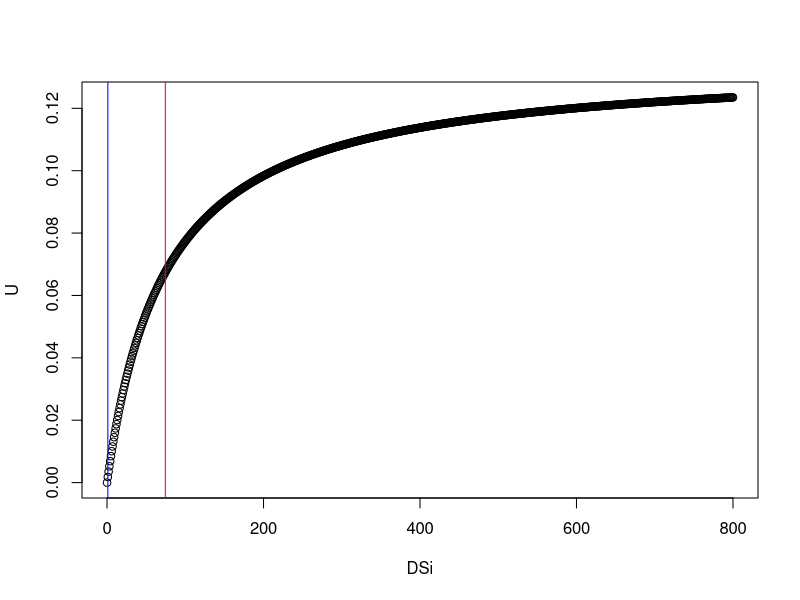

The R source for this figure:
# some tests for deltaSi scalar for heterotrophic growth

DSi <- 0:800 # in muM
Vmax <- 0.135
Km <- 74.5
U <- DSi * Vmax/(Km + DSi)
plot(DSi, U)
abline(v = Km, col = "red")

# environmental concentrations of Si

# values of DSi for GBR have wide range. pick value
# of 100 mug/L as per http://www.gbrmpa.gov.au/__data/assets/pdf_file/0011/16778/Inshore-Water-Quality-Monitoring-Report_2011.pdf

# molar mass of Si(OH)4

Mm <- 28+(17*4)

# molar concentration

CDSi <- 100/Mm

abline(v = CDSi, col = "blue")


